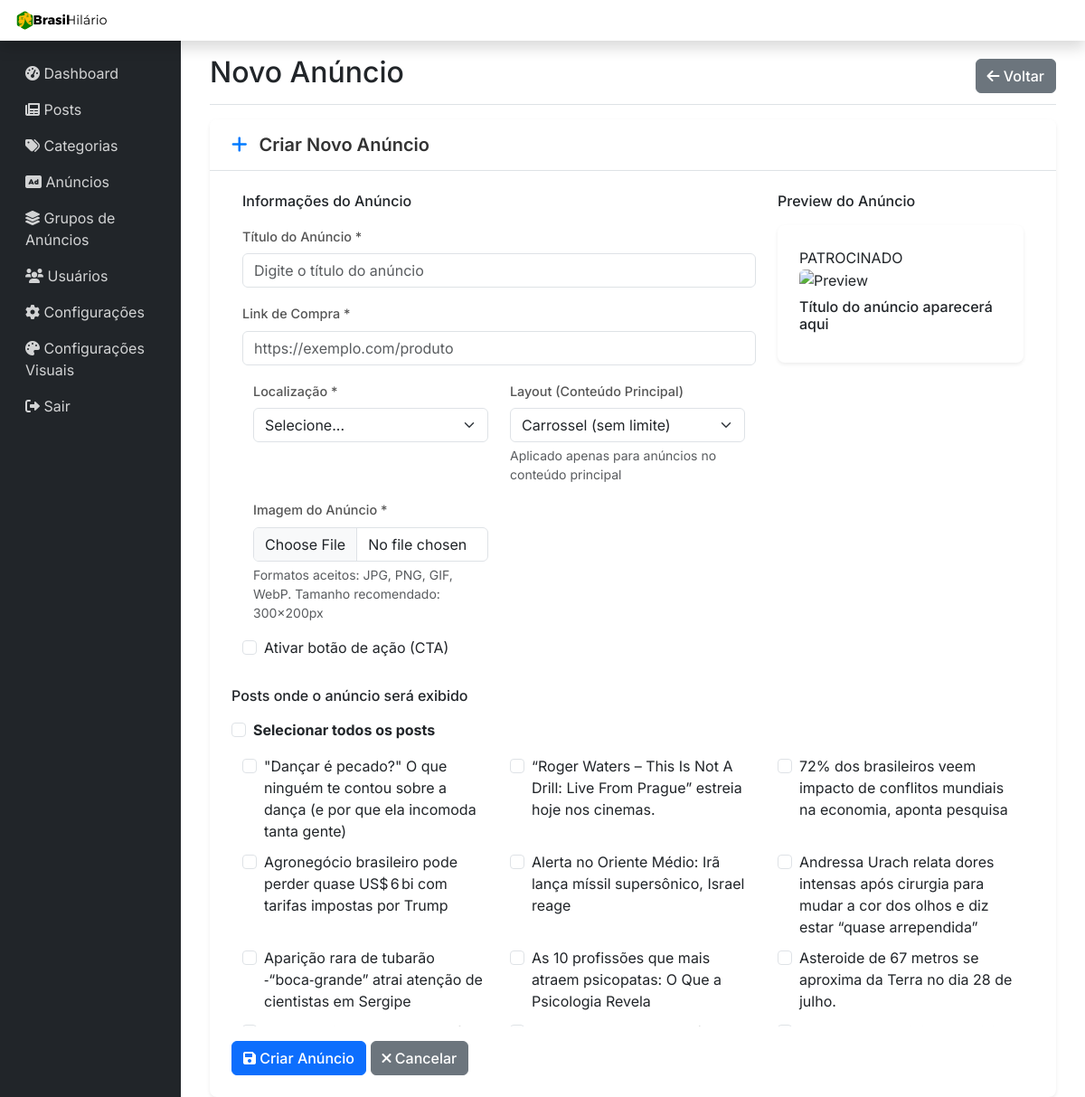
Screenshot of /admin/novo-anuncio.php (signed in) with the database file from the repository.
### tables this page shows
CREATE TABLE `posts` (
  `id` int(11) NOT NULL,
  `titulo` varchar(255) NOT NULL,
  `resumo` text,
  `slug` varchar(255) NOT NULL,
  `conteudo` longtext NOT NULL,
  `editor_type` enum('tinymce','markdown') NOT NULL DEFAULT 'tinymce',
  `data_publicacao` datetime NOT NULL DEFAULT CURRENT_TIMESTAMP,
  `publicado` tinyint(1) NOT NULL DEFAULT '1',
  `imagem_destacada` varchar(255) DEFAULT NULL,
  `visualizacoes` int(11) NOT NULL DEFAULT '0',
  `categoria_id` int(11) NOT NULL,
  `autor_id` int(11) DEFAULT NULL,
  `criado_em` datetime DEFAULT CURRENT_TIMESTAMP,
  `atualizado_em` datetime DEFAULT CURRENT_TIMESTAMP ON UPDATE CURRENT_TIMESTAMP
);

### includes/AnunciosManager.php (called while the page is built, shortened)
<?php
class AnunciosManager {
    private $pdo;
    public function __construct($pdo) {
        $this->pdo = $pdo;
    }
    public function getPostsParaSelecao() {
        $sql = "SELECT id, titulo FROM posts ORDER BY titulo";
        try {
            $stmt = $this->pdo->prepare($sql);
            $stmt->execute();
            return $stmt->fetchAll(PDO::FETCH_ASSOC);
        } catch (Exception $e) {
            error_log("Erro ao buscar posts: " . $e->getMessage());
            return [];
        }
    }
}

### admin/novo-anuncio.php (the view, shortened to what this page needs)
<?php
require_once '../includes/db.php';
require_once '../includes/AnunciosManager.php';
$anunciosManager = new AnunciosManager($pdo);
$posts = $anunciosManager->getPostsParaSelecao();
include 'includes/header.php';
?>
            <div class="d-flex justify-content-between flex-wrap flex-md-nowrap align-items-center pt-3 pb-2 mb-3 border-bottom">
                <h1 class="h2">Novo Anúncio</h1>
                <div class="btn-toolbar mb-2 mb-md-0">
                    <a href="anuncios.php" class="btn btn-secondary">
                        <i class="fas fa-arrow-left"></i> Voltar
                    </a>
                </div>
            </div>
            <div class="card">
                <div class="card-header">
                    <h5 class="mb-0"><i class="fas fa-plus"></i> Criar Novo Anúncio</h5>
                </div>
                <div class="card-body">
                    <form method="POST" enctype="multipart/form-data">
                        <div class="row">
                            <div class="col-md-8">
                                <h6 class="mb-3">Informações do Anúncio</h6>
                                <div class="mb-3">
                                    <label for="titulo" class="form-label">Título do Anúncio *</label>
                                    <input type="text" class="form-control" id="titulo" name="titulo"
                                           value="<?php echo htmlspecialchars($_POST['titulo'] ?? ''); ?>"
                                           required placeholder="Digite o título do anúncio">
                                </div>
                                <div class="mb-3">
                                    <label for="link_compra" class="form-label">Link de Compra *</label>
                                    <input type="url" class="form-control" id="link_compra" name="link_compra"
                                           value="<?php echo htmlspecialchars($_POST['link_compra'] ?? ''); ?>"
                                           required placeholder="https://exemplo.com/produto">
                                </div>
                                <div class="row">
                                    <div class="col-md-6">
                                        <div class="mb-3">
                                            <label for="localizacao" class="form-label">Localização *</label>
                                            <select class="form-select" id="localizacao" name="localizacao" required>
                                                <option value="">Selecione...</option>
                                            </select>
                                        </div>
                                    </div>
                                    <div class="col-md-6">
                                        <div class="mb-3">
                                            <label for="layout" class="form-label">Layout (Conteúdo Principal)</label>
                                            <select class="form-select" id="layout" name="layout">
                                                <option value="carrossel" <?php echo ($_POST['layout'] ?? 'carrossel') === 'carrossel' ? 'selected' : ''; ?>>Carrossel (sem limite)</option>
                                            </select>
                                            <div class="form-text">Aplicado apenas para anúncios no conteúdo principal</div>
                                        </div>
                                    </div>
                                </div>
                                <div class="row">
                                    <div class="col-md-6">
                                        <div class="mb-3">
                                            <label for="imagem" class="form-label">Imagem do Anúncio *</label>
                                            <input type="file" class="form-control" id="imagem" name="imagem"
                                                   accept="image/*" required>
                                            <div class="form-text">Formatos aceitos: JPG, PNG, GIF, WebP. Tamanho recomendado: 300x200px</div>
                                        </div>
                                    </div>
                                </div>
                                <div class="mb-3">
                                    <div class="form-check">
                                        <input class="form-check-input" type="checkbox" id="cta_ativo" name="cta_ativo"
                                               <?php echo isset($_POST['cta_ativo']) ? 'checked' : ''; ?>>
                                        <label class="form-check-label" for="cta_ativo">
                                            Ativar botão de ação (CTA)
                                        </label>
                                    </div>
                                </div>
                            </div>
                            <div class="col-md-4">
                                <h6 class="mb-3">Preview do Anúncio</h6>
                                <div class="card" id="preview-card">
                                    <div class="card-body">
                                        <div class="anuncio-patrocinado-preview">PATROCINADO</div>
                                        <div class="preview-imagem-container mb-2">
                                            <img id="preview-imagem" src="/assets/img/placeholder.jpg"
                                                 alt="Preview" class="img-fluid rounded" style="max-height: 150px; width: 100%; object-fit: cover;">
                                        </div>
                                        <h6 id="preview-titulo" class="card-title">Título do anúncio aparecerá aqui</h6>
                                    </div>
                                </div>
                            </div>
                        </div>
                        <div class="mt-4">
                            <h6 class="mb-3">Posts onde o anúncio será exibido</h6>
                            <div class="mb-3">
                                <div class="form-check">
                                    <input class="form-check-input" type="checkbox" id="todos_posts">
                                    <label class="form-check-label" for="todos_posts">
                                        <strong>Selecionar todos os posts</strong>
                                    </label>
                                </div>
                            </div>
                            <div class="row" style="max-height: 300px; overflow-y: auto;">
                                <?php foreach ($posts as $post): ?>
                                    <div class="col-md-6 col-lg-4 mb-2">
                                        <div class="form-check">
                                            <input class="form-check-input post-checkbox" type="checkbox"
                                                   name="posts[]" value="<?php echo $post['id']; ?>"
                                                   id="post_<?php echo $post['id']; ?>">
                                            <label class="form-check-label" for="post_<?php echo $post['id']; ?>">
                                                <?php echo htmlspecialchars($post['titulo']); ?>
                                            </label>
                                        </div>
                                    </div>
                                <?php endforeach; ?>
                            </div>
                        </div>
                        <div class="mt-4">
                            <button type="submit" class="btn btn-primary">
                                <i class="fas fa-save"></i> Criar Anúncio
                            </button>
                            <a href="anuncios.php" class="btn btn-secondary">
                                <i class="fas fa-times"></i> Cancelar
                            </a>
                        </div>
                    </form>
                </div>
            </div>
<?php include 'includes/footer.php'; ?>

### admin/css-custom/style-custom-adm.css (style rules this page uses)
html, body { height: 100%; }
body { display: flex; flex-direction: column; }
.row { flex: 1; display: flex; }
.col-md-9.ms-sm-auto.col-lg-10.px-md-4 > * { flex: 0 0 auto; }
.card { height: auto; display: block; }
.card-body { flex: none; }
form { flex: none; display: block; }
.d-flex.justify-content-between, .btn-group, .alert, .nav-tabs, .tab-content { flex: none; display: block; }
.row .col-md-12, .row .col-md-6, .row .col-md-4, .row .col-md-3 { flex: none; display: block; }
.d-flex { display: flex !important; }
.mb-3, .mb-4, .mb-5 { margin-bottom: 1rem !important; }
.mt-3, .mt-4, .mt-5 { margin-top: 1rem !important; }
.btn-toolbar, .d-flex.justify-content-between { margin-top: 0; margin-bottom: 1rem; }
.card-header h5 { color: #333; font-weight: 600; }
.card-header h5 i { margin-right: 0.5rem; color: #007bff; }
.form-label { font-weight: 500; color: #555; font-size: 0.9rem; }
.form-control, .form-select { border-radius: 0.375rem; border: 1px solid #ced4da; transition: border-color 0.15s ease-in-out, box-shadow 0.15s ease-in-out; }
.btn { border-radius: 0.375rem; font-weight: 500; }

### admin/includes/header.php (style rules this page uses)
body { font-family: 'Inter', sans-serif; }
.row { margin-left: 0; margin-right: 0; }
.container-fluid .row { margin: 0; }
.col-md-9.ms-sm-auto.col-lg-10.px-md-4 > * { width: 100%; max-width: 100%; }
html, body { height: 100%; }
body { display: flex; flex-direction: column; }
.row { flex: 1; display: flex; }
.col-md-9.ms-sm-auto.col-lg-10.px-md-4 > * { flex: 0 0 auto; }
.card, .table-responsive, form, .alert, .nav-tabs, .tab-content { flex: none; display: block; }
.row .col-md-12, .row .col-md-6, .row .col-md-4, .row .col-md-3 { flex: none; display: block; }
.d-flex { display: flex !important; }
.card { border: none; box-shadow: 0 0.125rem 0.25rem rgba(0, 0, 0, 0.075); border-radius: 0.5rem; }
.card-header { background-color: #fff; border-bottom: 1px solid #dee2e6; border-radius: 0.5rem 0.5rem 0 0 !important; padding: 1rem 1.5rem; }
.card-body { padding: 1.5rem; }
.btn { border-radius: 0.375rem; font-weight: 500; }
.form-control, .form-select { border-radius: 0.375rem; border: 1px solid #dee2e6; }

### rows the page displays
posts: titulo "\"Dançar é pecado?\" O que ninguém te contou sobre a dança (e por que ela incomoda tanta gente)"
posts: titulo "“Roger Waters – This Is Not A Drill: Live From Prague” estreia hoje nos cinemas."
posts: titulo "72% dos brasileiros veem impacto de conflitos mundiais na economia, aponta pesquisa"
posts: titulo "Agronegócio brasileiro pode perder quase US$ 6 bi com tarifas impostas por Trump"
posts: titulo "Alerta no Oriente Médio: Irã lança míssil supersônico, Israel reage"
posts: titulo "Andressa Urach relata dores intensas após cirurgia para mudar a cor dos olhos e diz estar “quase arrependida”"
posts: titulo "Aparição rara de tubarão ‑“boca‑grande” atrai atenção de cientistas em Sergipe"
posts: titulo "As 10 profissões que mais atraem psicopatas: O Que a Psicologia Revela"
posts: titulo "Asteroide de 67 metros se aproxima da Terra no dia 28 de julho."
